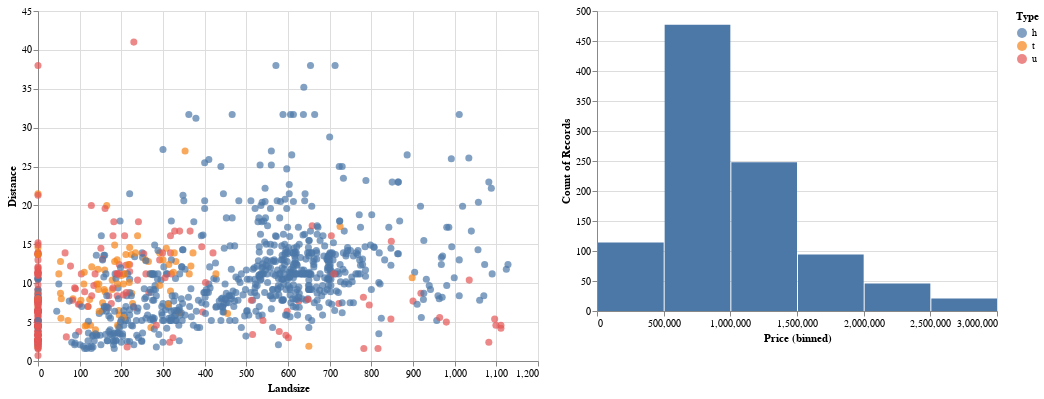

This figure's notebook cell:
### Code cell
chart1 | chart2

### Figure 1 — Vega-Lite specification as saved in the notebook (floating-point values rounded to 4 significant figures; data arrays with more than 128 entries replaced by an {"elided": "..."} marker saying what was removed)
{"config": {"view": {"continuousWidth": 400, "continuousHeight": 300}}, "hconcat": [{"mark": {"type": "circle", "size": 50}, "encoding": {"color": {"type": "nominal", "field": "Type"}, "x": {"type": "quantitative", "field": "Landsize"}, "y": {"type": "quantitative", "field": "Distance"}}, "height": 350, "selection": {"selector002": {"type": "interval"}}, "width": 500}, {"mark": "bar", "encoding": {"x": {"type": "quantitative", "bin": true, "field": "Price"}, "y": {"type": "quantitative", "aggregate": "count"}}, "transform": [{"filter": {"selection": "selector002"}}]}], "data": {"name": "data-3aca429d2dcf69bfce9096daadd8dc7f"}, "$schema": "https://vega.github.io/schema/vega-lite/v4.8.1.json", "datasets": {"data-3aca429d2dcf69bfce9096daadd8dc7f": {"elided": "1000 records"}}}
